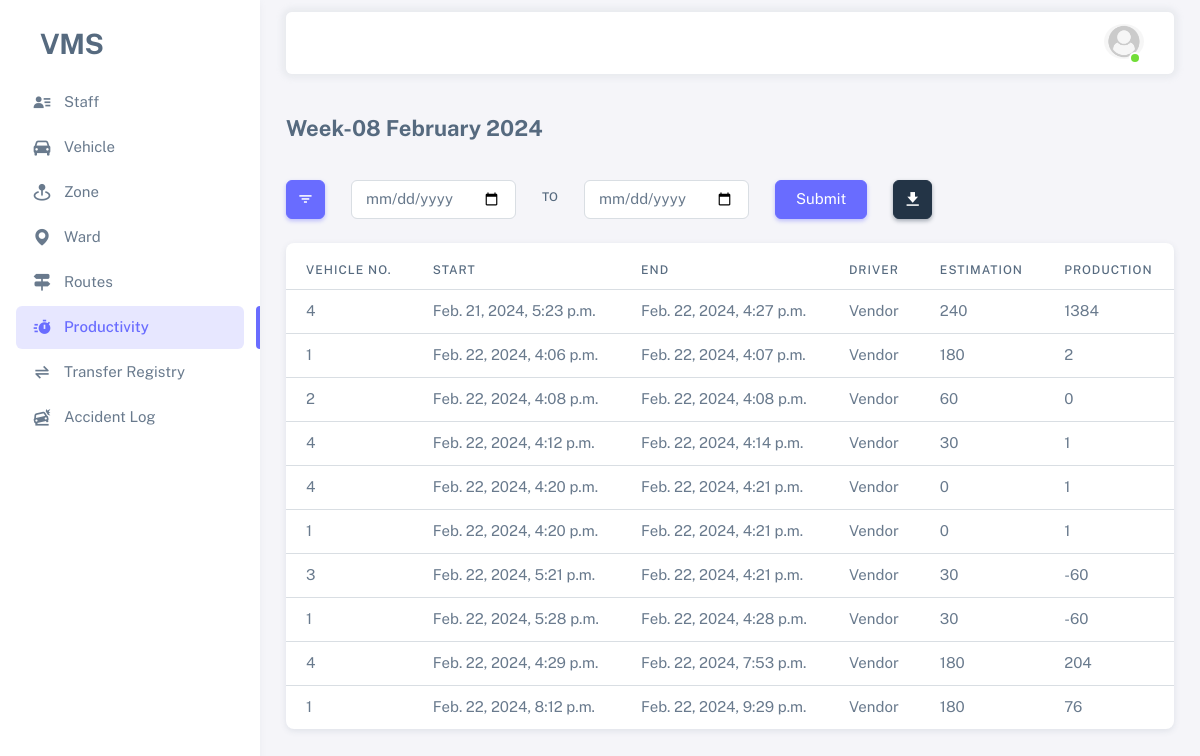
Before: /productivity-week-report/ (signed in) with the older database file.
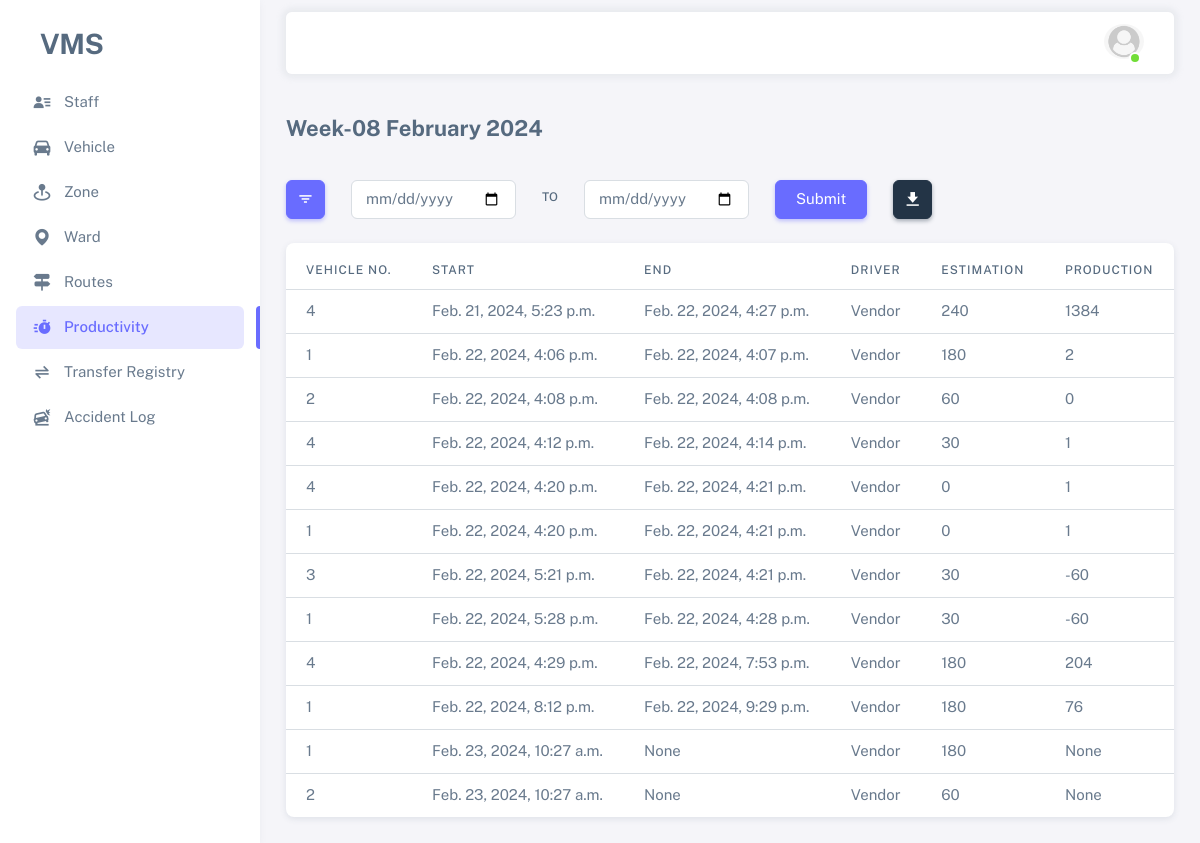
After: the same page with the newer database file.
### vms_app/models.py (models this page shows, shortened)
class Employee(AbstractBaseUser, PermissionsMixin):
    id = models.UUIDField(primary_key=True, editable=False, unique=True, default=uuid.uuid4)
    name = models.CharField(max_length=100)
    image = models.ImageField(upload_to='profiles/', null=True, blank=True)
    employee_id = models.CharField(max_length=100, unique=True)
    is_active = models.BooleanField(default=True)
    is_staff = models.BooleanField(default=True)
    is_superuser = models.BooleanField(default=False)
    contact = models.CharField(max_length=255)
    address = models.TextField()
    remark = models.TextField(null=True, blank=True)
    objects = EmployeeManager()
    USERNAME_FIELD = 'employee_id'
    REQUIRED_FIELDS = ['name']

class Productivity(models.Model):
    vehicle = models.ForeignKey(Vehicle, related_name="vehicle_productivity_set", on_delete=models.SET_NULL, null=True,
                                blank=True, limit_choices_to={'is_active': True, 'is_working': False})
    start = models.DateTimeField(default=timezone.now)
    out_km = models.FloatField(null=True, blank=True, default=0.0)
    end = models.DateTimeField(null=True, blank=True)
    in_km = models.FloatField(null=True, blank=True, default=0.0)
    shift = models.CharField(max_length=100, null=True, blank=True)
    routes = models.ManyToManyField(Route, blank=False, limit_choices_to={'is_active': True})
    estimation = models.IntegerField(null=True, blank=True)
    driver = models.CharField(max_length=500, default='Vendor')
    day_production = models.IntegerField(null=True, blank=True)
    total_trip = models.IntegerField(null=True, blank=True, default=1)
    first_trip_ton = models.IntegerField(null=True, blank=True)
    second_trip_ton = models.IntegerField(null=True, blank=True)
    third_trip_ton = models.IntegerField(null=True, blank=True)
    fourth_trip_ton = models.IntegerField(null=True, blank=True)
    fifth_trip_ton = models.IntegerField(null=True, blank=True)
    sixth_trip_ton = models.IntegerField(null=True, blank=True)

class Vehicle(models.Model):
    vehicle_number = models.CharField(max_length=100, unique=True)
    is_active = models.BooleanField(default=True)
    is_working = models.BooleanField(default=False)
    supervisor = models.ForeignKey(Employee, on_delete=models.SET_NULL, null=True, blank=True,
                                   related_name='vehicle_supervised_by', limit_choices_to={'is_active': True})
    remark = models.TextField(null=True, blank=True)
    created_by = models.ForeignKey(Employee, on_delete=models.SET_NULL, null=True, blank=True,
                                   related_name='vehicle_created_by')
    created_on = models.DateTimeField(auto_now_add=True)
    updated_by = models.ForeignKey(Employee, on_delete=models.SET_NULL, null=True, blank=True,
                                   related_name='vehicle_updated_by')
    updated_on = models.DateTimeField(auto_now=True)
    zone = models.ForeignKey(Zone, related_name='zone_vehicles_set',
                             on_delete=models.PROTECT, null=True, blank=True)
    workshop = models.ForeignKey(Workshop, related_name='workshop_vehicles_set',
                                 on_delete=models.PROTECT, null=True, blank=True)
    register_number = models.CharField(max_length=50, null=True, blank=True, unique=True)
    chassis_number = models.CharField(max_length=50, null=True, blank=True)
    vehicle_model = models.CharField(max_length=50, null=True, blank=True)
    type = models.CharField(max_length=50, null=True, blank=True)
    engine_number = models.CharField(max_length=50, null=True, blank=True)
    fc_date = models.DateField(null=True, blank=True)
    insurance = models.DateField(null=True, blank=True)
    puc = models.DateField(null=True, blank=True)  # pollution under control certificate expiry date
    def __str__(self) -> str:
        return self.vehicle_number

### vms_app/views.py (the view)
# urls.py: path('productivity-week-report/', views.productivity_week_report, name='productivity_week_report'),
@login_required(login_url='login')
@active_required
def productivity_week_report(request):
    today = timezone.now()
    start_date = today - timezone.timedelta(days=today.weekday())
    end_date = start_date + timezone.timedelta(days=7)
    filename = today.strftime("Week-%W %B %Y")
    productivity = Productivity.objects.filter(
        start__date__gte=start_date,
        start__date__lte=end_date
    )
    if request.method == "POST":
        response = HttpResponse(content_type='application/ms-excel')
        response['Content-Disposition'] = f'attachment; filename="{filename}.xlsx"'
        excel_report = productivity_excel_report(filename, productivity)
        excel_report.save(response)
        return response
    context = {
        "head": filename,
        "menu": "menu-productivity",
        "productivity_list": productivity
    }
    return render(request, 'vms_app/productivity_report.html', context)

### vms_app/templates/vms_app/productivity_report.html (shortened to what this page needs)
{% extends "base.html" %}
{% load crispy_forms_tags %}
{% block content %}
<h4 class="fw-bold py-3 mb-4">{% if data %}{{data.start|date:"d / m / Y"}} - {{data.end|date:"d / m / Y"}}{% else %}{{head}}{% endif %}</h4>
<div class="row">
    <div class="col-auto">
        <button type="button" class="btn btn-primary btn-icon dropdown-toggle hide-arrow" data-bs-toggle="dropdown" aria-expanded="false">
            <i class="bx bx-filter"></i>
        </button>
    </div>
    <div class="col-auto">
        <form action="{% url "productivity_custom_report" %}" method="post">
            <div class="row">
                <div class="col-auto">
                    <input class="form-control" type="date" name="start" value="{{data.start|date:"Y-m-d"}}" required>
                </div>
                <div class="col-auto">
                    <label class="form-label mt-2">To</label>
                </div>
                <div class="col-auto">
                    <input class="form-control" type="date" name="end" value="{{data.end|date:"Y-m-d"}}" required>
                </div>
                <div class="col-auto">
                    <button type="submit" class="btn btn-primary" name="submit">Submit</button>
                </div>
            </div>
        </form>
    </div>
    {% if not custom %}
        <div class="col-auto">
            <form  method="post">
                <button type="submit" class="btn btn-dark btn-icon" name="download" value="1"><i class='bx bxs-download' ></i></button>
            </form>
        </div>
    {% endif %}
</div>
<div class="card mt-4">
    <div class="table-responsive text-nowrap mt-2">
        <table class="table">
            <thead>
                <tr>
                    <th>Vehicle No.</th>
                    <th>Start</th>
                    <th>End</th>
                    <th>Driver</th>
                    <th>Estimation</th>
                    <th>Production</th>
                </tr>
            </thead>
            <tbody class="table-border-bottom-0">
                {% for productivity in productivity_list %}
                <tr>
                    <td>{{productivity.vehicle}}</td>
                    <td>{{productivity.start}}</td>
                    <td>{{productivity.end}}</td>
                    <td>{{productivity.driver }}</td>
                    <td>{{productivity.estimation }}</td>
                    <td>{{productivity.day_production }}</td>
                </tr>
                {% endfor %}
            </tbody>
        </table>
    </div>
</div>
{% endblock content %}

### templates/base.html (shortened to what this page needs)
<!DOCTYPE html>
{% load static %}
<html
        lang="en"
        class="light-style layout-menu-fixed"
        dir="ltr"
        data-theme="theme-default"
        data-assets-path="{% static "assets/" %}"
        data-template="vertical-menu-template-free"
>
<head>
    <link rel="stylesheet" href="{% static "assets/vendor/fonts/boxicons.css" %}"/>
    <link rel="stylesheet" href="{% static "assets/vendor/css/core.css" %}" class="template-customizer-core-css"/>
    <link rel="stylesheet" href="{% static "assets/vendor/css/theme-default.css" %}"
          class="template-customizer-theme-css"/>
    <link rel="stylesheet" href="{% static "assets/css/demo.css" %}"/>
    <link rel="stylesheet" href="{% static "assets/vendor/libs/perfect-scrollbar/perfect-scrollbar.css" %}"/>
    <link rel="stylesheet" href="{% static "assets/vendor/libs/apex-charts/apex-charts.css" %}"/>
    <link rel="stylesheet" href="https://cdn.jsdelivr.net/npm/bootstrap-icons@1.11.3/font/bootstrap-icons.min.css">
</head>
<body>
<div class="layout-wrapper layout-content-navbar">
    <div class="layout-container">
        <aside id="layout-menu" class="layout-menu menu-vertical menu bg-menu-theme">
            <div class="app-brand demo">
                <a href="{% url "home" %}" class="app-brand-link">
                    <span class="app-brand-text demo menu-text fw-bolder ms-2">VMS</span>
                </a>
            </div>
            <ul class="menu-inner py-1">
                {% if request.user.is_superuser %}
                    <li class="menu-item" id="menu-staff">
                        <a href="{% url "staff_list" %}" class="menu-link">
                            <i class="menu-icon tf-icons bx bxs-user-detail"></i>
                            <div data-i18n="Staff">Staff</div>
                        </a>
                    </li>
                {% endif %}
                <li class="menu-item" id="menu-vehicle">
                    <a href="{% url "home" %}" class="menu-link">
                        <i class="menu-icon tf-icons bx bxs-car"></i>
                        <div data-i18n="Vehicle">Vehicle</div>
                    </a>
                </li>
                <li class="menu-item" id="menu-zone">
                    <a href="{% url "zone_list" %}" class="menu-link">
                        <i class="menu-icon tf-icons bx bxs-map-pin"></i>
                        <div data-i18n="Routes">Zone</div>
                    </a>
                </li>
                <li class="menu-item" id="menu-ward">
                    <a href="{% url "ward_list" %}" class="menu-link">
                        <i class="menu-icon tf-icons bx bxs-map"></i>
                        <div data-i18n="Routes">Ward</div>
                    </a>
                </li>
                <li class="menu-item" id="menu-route">
                    <a href="{% url "route_list" %}" class="menu-link">
                        <i class="menu-icon tf-icons bx bxs-directions"></i>
                        <div data-i18n="Routes">Routes</div>
                    </a>
                </li>
                <li class="menu-item" id="menu-productivity">
                    <a href="{% url "productivity_list" %}" class="menu-link">
                        <i class="menu-icon tf-icons bx bxs-timer"></i>
                        <div data-i18n="Routes">Productivity</div>
                    </a>
                </li>
                <li class="menu-item" id="menu-transfer-registry">
                    <a href="{% url "transfer_register_view" %}" class="menu-link">
                        <i class="menu-icon tf-icons bx bx-transfer-alt"></i>
                        <div data-i18n="Routes">Transfer Registry</div>
                    </a>
                </li>
                <li class="menu-item" id="menu-accident-logs">
                    <a href="{% url "accident_log_view" %}" class="menu-link">
                        <i class="menu-icon tf-icons bx bxs-car-crash"></i>
                        <div data-i18n="Routes">Accident Log</div>
                    </a>
                </li>
            </ul>
        </aside>
        <div class="layout-page">
            <nav class="layout-navbar container-xxl navbar navbar-expand-xl navbar-detached align-items-center bg-navbar-theme"
                 id="layout-navbar">
                <div class="navbar-nav-right d-flex align-items-center" id="navbar-collapse">
                    <ul class="navbar-nav flex-row align-items-center ms-auto">
                        <li class="nav-item navbar-dropdown dropdown-user dropdown">
                            <a class="nav-link dropdown-toggle hide-arrow" href="javascript:void(0);"
                               data-bs-toggle="dropdown">
                                <div class="avatar avatar-online">
                                    <img src="
                                            {% if request.user.image %}{{ request.user.image.url }}{% else %}{% static "assets/img/avatars/default.png" %}{% endif %}"
                                         width="50px" alt class="w-px-40 h-auto rounded-circle"/>
                                </div>
                            </a>
                        </li>
                    </ul>
                </div>
            </nav>
            <div class="content-wrapper">
                <div class="container-xxl flex-grow-1 container-p-y">
                    {% block content %}
                    {% endblock content %}
                </div>
            </div>
        </div>
    </div>
</div>
</body>
</html>

### static/assets/css/demo.css (style rules this page uses)
.menu .app-brand.demo { height: 64px; margin-top: 12px; }
.app-brand-text.demo { font-size: 1.75rem; letter-spacing: -0.5px; }

Changed rows visible on the page:
added Productivity: vehicle "1", start "Feb. 23, 2024, 10:27 a.m.", end "None", driver "Vendor", estimation "180", day_production "None"
added Productivity: vehicle "2", start "Feb. 23, 2024, 10:27 a.m.", end "None", driver "Vendor", estimation "60", day_production "None"
